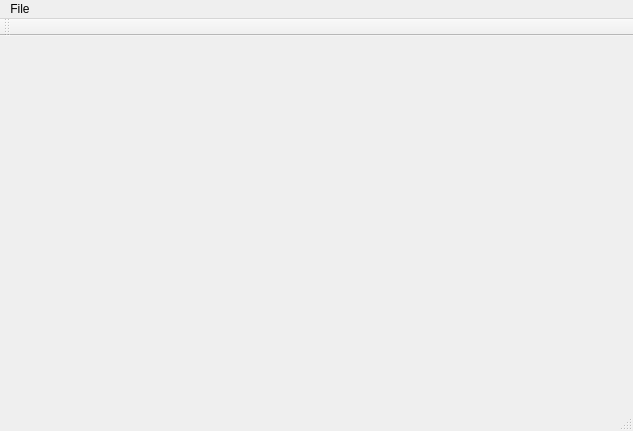
<?xml version="1.0" encoding="UTF-8"?>
<ui version="4.0">
 <class>OSGDemoClass</class>
 <widget class="QMainWindow" name="OSGDemoClass">
  <property name="geometry">
   <rect>
    <x>0</x>
    <y>0</y>
    <width>633</width>
    <height>431</height>
   </rect>
  </property>
  <property name="windowTitle">
   <string>OSGDemo</string>
  </property>
  <widget class="QWidget" name="centralWidget"/>
  <widget class="QMenuBar" name="menuBar">
   <property name="geometry">
    <rect>
     <x>0</x>
     <y>0</y>
     <width>633</width>
     <height>23</height>
    </rect>
   </property>
   <widget class="QMenu" name="menuFile">
    <property name="title">
     <string>File</string>
    </property>
    <addaction name="actionOpen"/>
   </widget>
   <addaction name="menuFile"/>
  </widget>
  <widget class="QToolBar" name="mainToolBar">
   <attribute name="toolBarArea">
    <enum>TopToolBarArea</enum>
   </attribute>
   <attribute name="toolBarBreak">
    <bool>false</bool>
   </attribute>
  </widget>
  <widget class="QStatusBar" name="statusBar"/>
  <action name="actionOpen">
   <property name="text">
    <string>添加模型</string>
   </property>
  </action>
 </widget>
 <layoutdefault spacing="6" margin="11"/>
 <resources>
  <include location="osgdemo.qrc"/>
 </resources>
 <connections/>
</ui>
